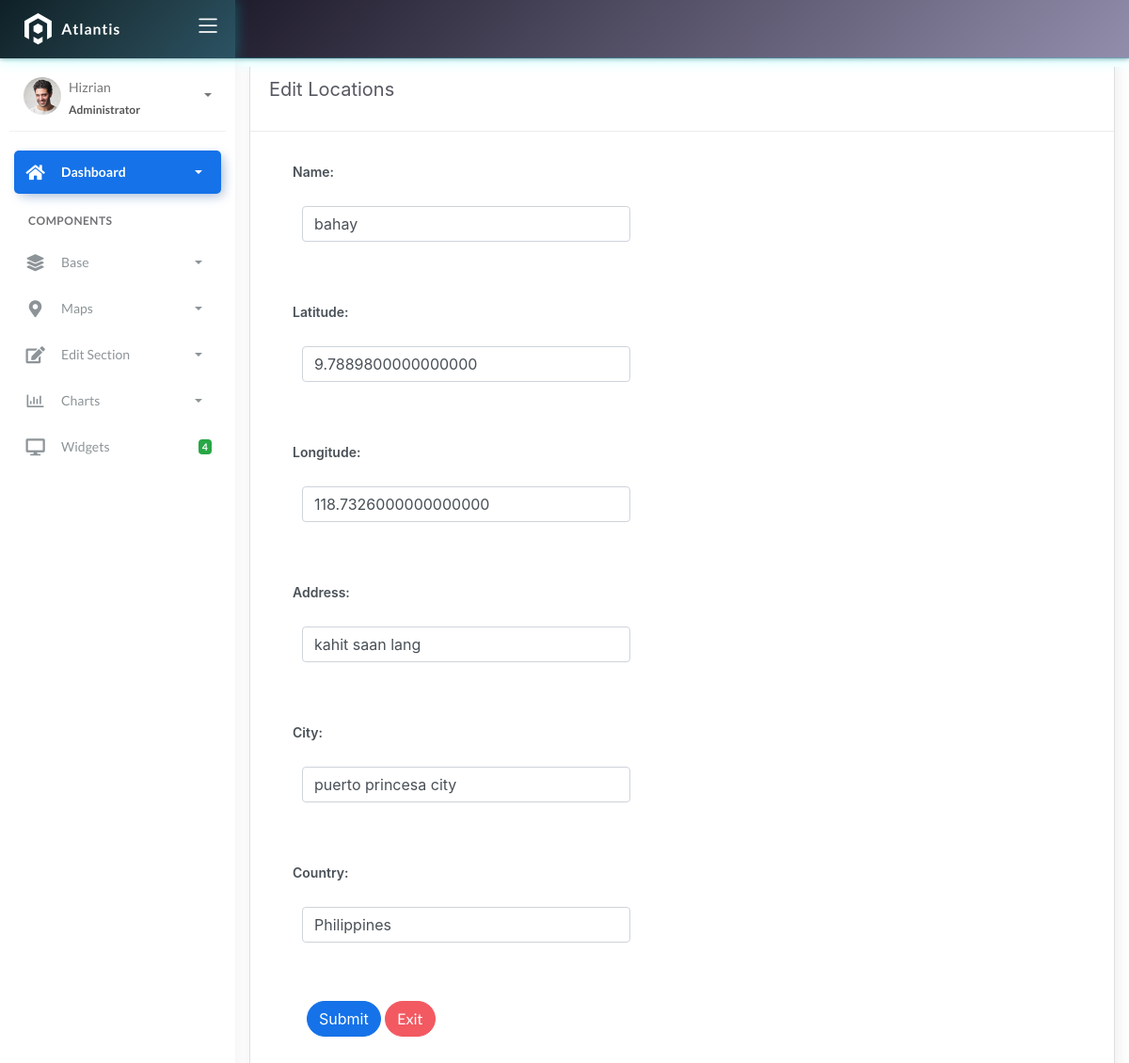
Screenshot of /location/1/update/ with the database file from the repository.
### fire/models.py (models this page shows)
class BaseModel(models.Model):
    created_at = models.DateTimeField(auto_now_add=True, db_index=True)
    updated_at = models.DateTimeField(auto_now=True)
    class Meta:
        abstract = True

class Locations(BaseModel):
    name = models.CharField(max_length=150)
    latitude = models.DecimalField(
        max_digits=22, decimal_places=16, null=True, blank=True)
    longitude = models.DecimalField(
        max_digits=22, decimal_places=16, null=True, blank=True)
    address = models.CharField(max_length=150)
    city = models.CharField(max_length=150)
    country = models.CharField(max_length=150)

### fire/views.py (the view, shortened to what this page needs)
# urls.py: path('location/<int:pk>/update/', LocationUpdateView.as_view(), name='location-update'),
class LocationUpdateView(UpdateView):
    model = Locations
    form_class = LocationForm
    template_name = 'location_edit.html'
    success_url = reverse_lazy('location-list')
    def get_context_data(self, **kwargs):
        context = super().get_context_data(**kwargs)
        context['location_list'] = self.success_url
        return context

### fire/forms.py
class LocationForm(ModelForm):
    class Meta:
        model = Locations
        fields = "__all__"

### templates/location_edit.html (shortened to what this page needs)
{% extends 'base.html' %}
{% load static %}
{% block content %}
<div class="content">
  <div class="container-fluid">
    <div class="row">
      <div class="col-md-12">
        <div class="card">
          <div class="card-header">
            <div class="card-title">Edit Locations</div>
          </div>
          <div class="col-md-6">
            <div class="card-body">
              <form class="" action="" method="post" novalidate>
                {% include 'includes/form.html' %}
                <div class="form-group">
                  <div class="col-md-12 col-sm-3">
                    <button type="submit" class="btn btn-primary btn-rounded">Submit</button>
                    <a href="{{ loc_list }}" class="btn btn-danger btn-rounded">Exit</a>
                  </div>
                </div>
              </form>
            </div>
          </div>
        </div>
      </div>
    </div>
  </div>
</div>
{% endblock %}

### templates/includes/form.html (shortened to what this page needs)
{% load widget_tweaks %}
{% for field in form %}
<div class="field item form-group">
    <label>{{ field.label_tag }}</label>
  <div class="form-group">
    {% render_field field class="form-control" %}
  </div>
</div>
{% endfor %}

### rows the page displays
Locations: name "bahay" "9.7889800000000000" "118.7326000000000000" "kahit saan lang" "puerto princesa city" "Philippines"

### other values shown
{{ field.label_tag }} "Name:" "Latitude:" "Longitude:" "Address:" "City:" "Country:"
